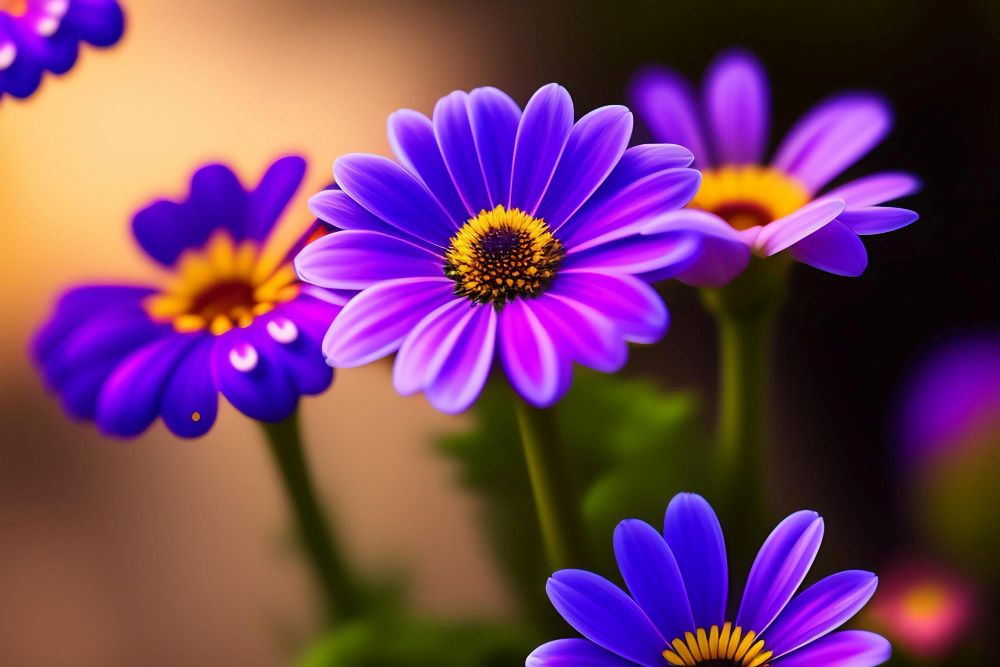
#> input picture Week3_220962105/flower.jpg, 1000 x 667 px
$ python Edge_Detect.py
#> lines starting #> are read from the running program, lines starting #| are printed output that depends on the picture
import cv2
import numpy as np


def apply_kernel(image, kernel):
    rows, cols = image.shape
    ksize = kernel.shape[0]
    pad = ksize // 2

    padded_image = np.pad(image, ((pad, pad), (pad, pad)), mode='constant', constant_values=0)

    output = np.zeros_like(image, dtype=np.float64)

    for i in range(rows):
        for j in range(cols):
            region = padded_image[i:i + ksize, j:j + ksize]
            output[i, j] = np.sum(region * kernel)

    return output


def laplacian_edge_detection(image):
    # Define the Laplacian kernel
    laplacian_kernel = np.array([[0, 1, 0],
                                 [1, -4, 1],
                                 [0, 1, 0]], dtype=np.float64)

    laplacian_edges = apply_kernel(image, laplacian_kernel)

    # Normalize the result to the range [0, 255]
    laplacian_edges = np.abs(laplacian_edges)
    normalized_edges = cv2.normalize(laplacian_edges, None, 0, 255, cv2.NORM_MINMAX).astype(np.uint8)

    return normalized_edges


def main():
    image_path = 'flower.jpg'  # Change this to your image path
    image = cv2.imread(image_path, cv2.IMREAD_GRAYSCALE)
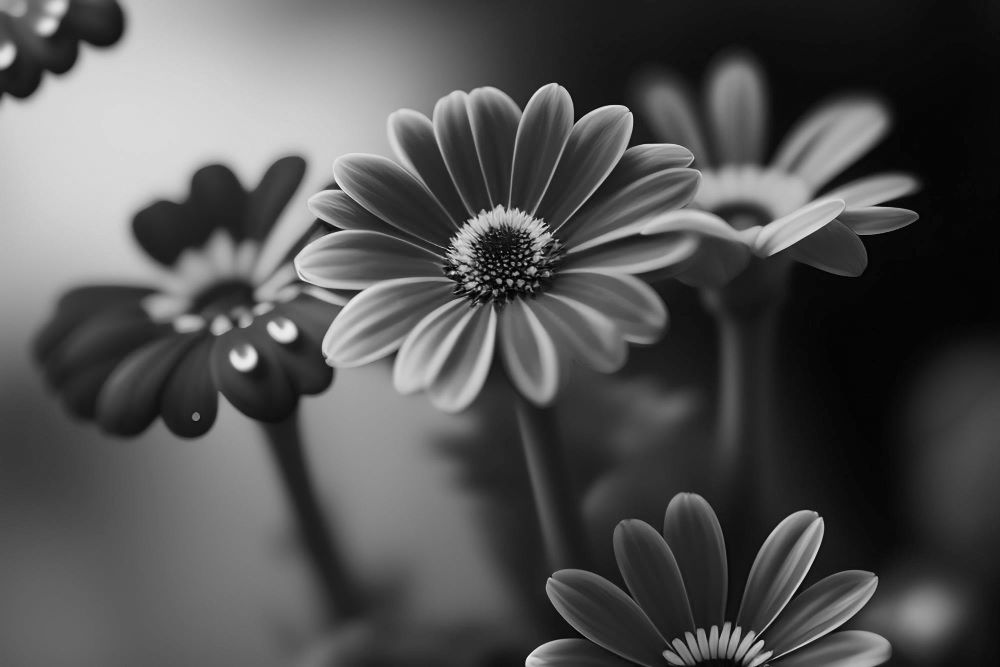
#> image: shape (667, 1000); min 0, max 247, mean 83.1

    if image is None:
        print("Error: Image not found.")
        return

    edge_magnitude = laplacian_edge_detection(image)
#> after the loop in apply_kernel, `for i in range(rows):`:
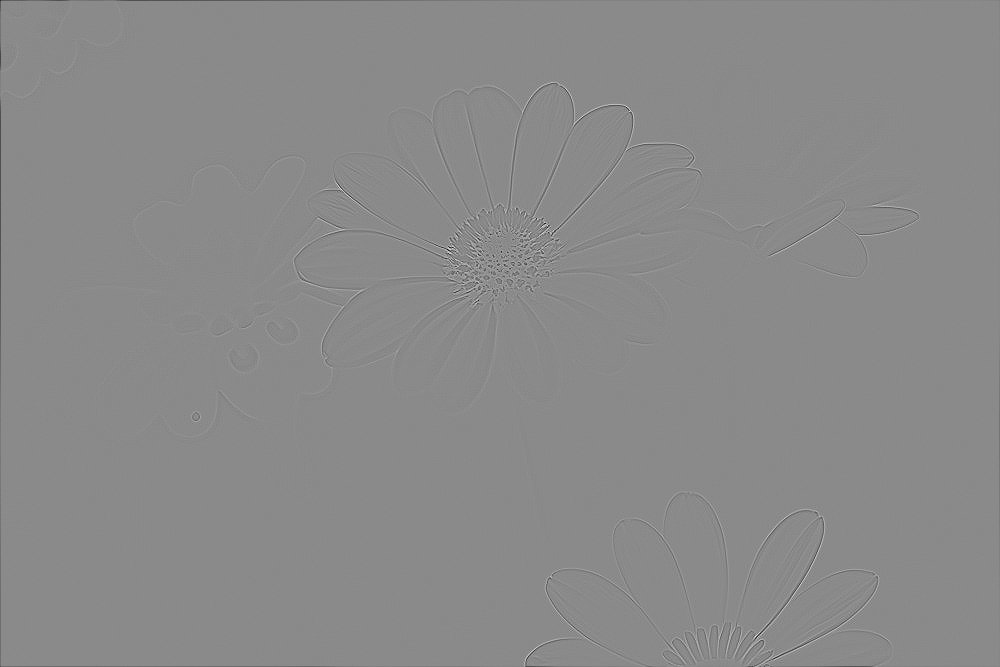
#> output: shape (667, 1000) float64; min -465, max 392, mean -0.3; drawn with min black and max white
#> in laplacian_edge_detection, `laplacian_edges = np.abs(laplacian_edges)`:
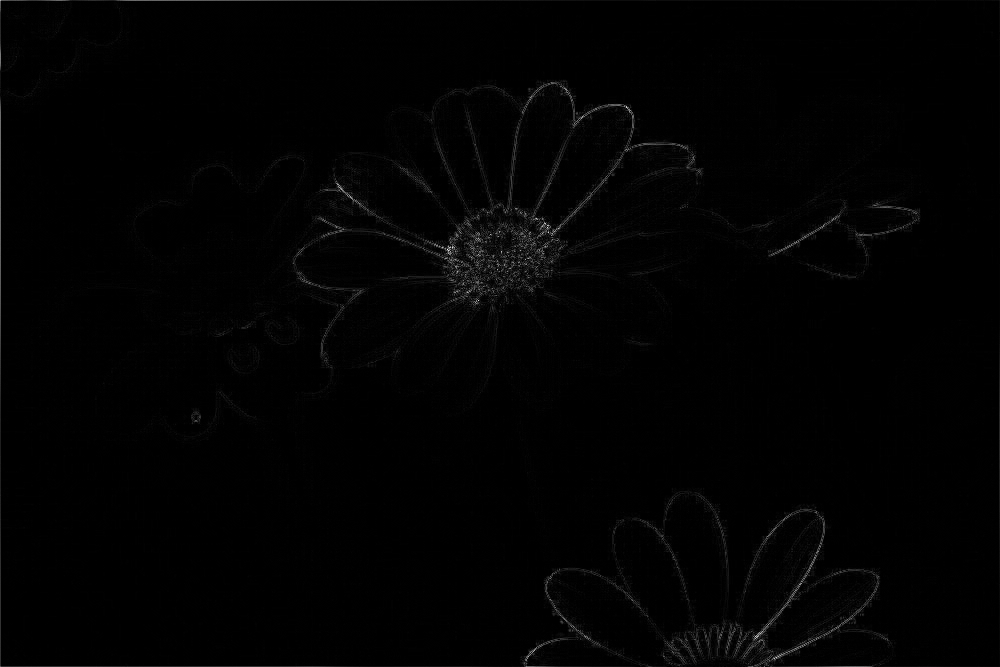
#> laplacian_edges: shape (667, 1000) float64; min 0, max 465, mean 4.5; drawn with min black and max white

    cv2.imshow('Original Image', image)
    cv2.imshow('Edge Detection', edge_magnitude)

    cv2.imwrite('laplacian_edge_detection.jpg', edge_magnitude)

    cv2.waitKey(0)
    cv2.destroyAllWindows()


if __name__ == "__main__":
    main()
